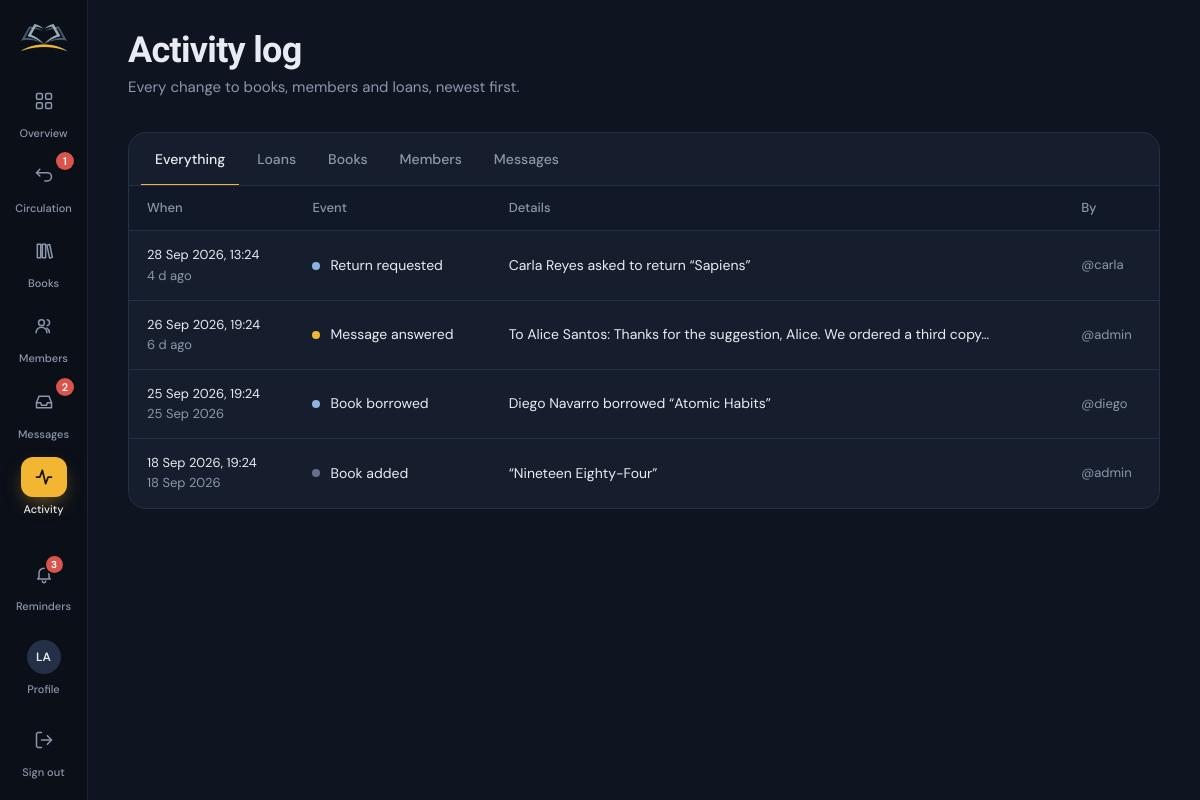
The app's page /admin/activity.php (signed in) with its own data.
### tables this page shows
CREATE TABLE users (
  id            INT UNSIGNED AUTO_INCREMENT PRIMARY KEY,
  name          VARCHAR(120) NOT NULL,
  username      VARCHAR(60)  NOT NULL UNIQUE,
  email         VARCHAR(160) NULL,
  phone         VARCHAR(40)  NULL,
  password_hash VARCHAR(255) NOT NULL,
  role          ENUM('admin','member') NOT NULL DEFAULT 'member',
  is_active     TINYINT(1)   NOT NULL DEFAULT 1,
  last_login_at DATETIME     NULL,
  created_at    DATETIME     NOT NULL DEFAULT CURRENT_TIMESTAMP,
  INDEX idx_users_role (role)
);

CREATE TABLE activity_log (
  id         INT UNSIGNED AUTO_INCREMENT PRIMARY KEY,
  user_id    INT UNSIGNED NULL,
  actor      VARCHAR(60)  NOT NULL,
  action     VARCHAR(60)  NOT NULL,
  details    VARCHAR(255) NULL,
  created_at DATETIME NOT NULL DEFAULT CURRENT_TIMESTAMP,
  INDEX idx_activity_created (created_at)
);

### includes/db.php (called while the page is built, shortened)
<?php
function db(): PDO
{
    static $pdo = null;
    if ($pdo) return $pdo;
    $c = config('db');
    try {
        if ($c['driver'] === 'sqlite') {
            $pdo = new PDO('sqlite:' . $c['sqlite_path']);
            $pdo->exec('PRAGMA foreign_keys = ON');
        } else {
            $dsn = sprintf('mysql:host=%s;port=%d;dbname=%s;charset=utf8mb4', $c['host'], $c['port'], $c['name']);
            $pdo = new PDO($dsn, $c['user'], $c['pass']);
            $pdo->exec("SET time_zone = '" . date('P') . "'");
        }
    } catch (PDOException $e) {
        http_response_code(500);
        $hint = config('debug')
            ? htmlspecialchars($e->getMessage())
            : 'Please try again later.';
        exit('<!doctype html><meta charset="utf-8"><title>Database unavailable</title>'
            . '<body style="margin:0;background:#0E1420;color:#E8ECF2;font-family:system-ui,sans-serif">'
            . '<div style="max-width:560px;margin:15vh auto;padding:0 24px;line-height:1.55">'
            . '<h1 style="font-weight:600">Can\'t reach the database</h1>'
            . '<p>BookTrack could not connect to MySQL. Make sure MySQL is running in XAMPP, then open '
            . '<a style="color:#F5C55A" href="' . htmlspecialchars(url('setup.php')) . '">setup.php</a> to create the database '
            . '(or import <code>database/booktrack.sql</code> in phpMyAdmin).</p>'
            . '<pre style="white-space:pre-wrap;background:#161E2D;border:1px solid #243047;padding:12px;border-radius:10px;color:#B4BDCC">' . $hint . '</pre></div></body>');
    }
    $pdo->setAttribute(PDO::ATTR_ERRMODE, PDO::ERRMODE_EXCEPTION);
    $pdo->setAttribute(PDO::ATTR_DEFAULT_FETCH_MODE, PDO::FETCH_ASSOC);
    $pdo->setAttribute(PDO::ATTR_EMULATE_PREPARES, false);
    return $pdo;
}
function q(string $sql, array $params = []): PDOStatement
{
    $stmt = db()->prepare($sql);
    $stmt->execute($params);
    return $stmt;
}
function q_all(string $sql, array $params = []): array
{
    return q($sql, $params)->fetchAll();
}
function q_one(string $sql, array $params = []): ?array
{
    $row = q($sql, $params)->fetch();
    return $row === false ? null : $row;
}
function q_val(string $sql, array $params = [])
{
    $v = q($sql, $params)->fetchColumn();
    return $v === false ? null : $v;
}

### includes/auth.php (called while the page is built, shortened)
<?php
function current_user(bool $refresh = false): ?array
{
    static $cache = [];
    $id = $_SESSION['user_id'] ?? null;
    if ($refresh || !array_key_exists($id, $cache)) {
        $cache[$id] = q_one('SELECT id, name, username, email, phone, role, is_active, created_at FROM users WHERE id = ?', [$id]);
    }
    $user = $cache[$id];
    return $user;
}
function home_for(array $user): string
{
    return $user['role'] === 'admin' ? 'admin/index.php' : 'discover.php';
}
function require_login(): array
{
    $user = current_user();
    return $user;
}
function require_role(string $role): array
{
    $user = require_login();
    return $user;
}

### includes/chat.php (called while the page is built, shortened)
<?php
function chat_ensure_schema(): void
{
    static $done = false;
    if ($done) return;
    $done = true;
    try {
        db()->query('SELECT 1 FROM chat_messages LIMIT 1');
        return;
    } catch (PDOException $e) {
    }
}
function chat_unread_conversations(): int
{
    chat_ensure_schema();
    return (int)q_val("SELECT COUNT(DISTINCT member_id) FROM chat_messages WHERE sender = 'member' AND read_at IS NULL");
}

### includes/bootstrap.php (called while the page is built, shortened)
<?php
function config(string $key, $default = null)
{
    $value = $GLOBALS['__config'];
    foreach (explode('.', $key) as $part) {
        $value = $value[$part];
    }
    return $value;
}
require_once __DIR__ . '/db.php';
require_once __DIR__ . '/helpers.php';
require_once __DIR__ . '/auth.php';
require_once __DIR__ . '/library.php';
require_once __DIR__ . '/chat.php';

### includes/library.php (called while the page is built, shortened)
<?php
function reminders_for(array $user): array
{
    $items = [];
    if ($user['role'] === 'admin') {
        $requests = q_all("SELECT l.id, b.title, u.name FROM loans l JOIN books b ON b.id = l.book_id JOIN users u ON u.id = l.user_id
                           WHERE l.status = 'return_requested' ORDER BY l.id DESC LIMIT 5");
        foreach ($requests as $r) {
            $items[] = ['tone' => 'info', 'icon' => 'swap', 'title' => 'Ready to check in',
                'text' => $r['name'] . ' is returning “' . $r['title'] . '”', 'url' => url('admin/loans.php', ['tab' => 'requests'])];
        }
        $overdue = (int)q_val("SELECT COUNT(*) FROM loans WHERE status = 'borrowed' AND due_at < ?", [today()]);
        if ($overdue) $items[] = ['tone' => 'late', 'icon' => 'clock', 'title' => plural($overdue, 'overdue book'),
            'text' => 'Follow up with the members who have them', 'url' => url('admin/loans.php', ['tab' => 'overdue'])];
        $waiting = chat_unread_conversations();
        if ($waiting) $items[] = ['tone' => 'info', 'icon' => 'message', 'title' => plural($waiting, 'member') . ' waiting for a reply',
            'text' => 'Open the inbox to answer', 'url' => url('admin/messages.php')];
        return $items;
    }
    return $items;
}

### admin/activity.php (the view, shortened to what this page needs)
<?php
require __DIR__ . '/../includes/bootstrap.php';
$user = require_role('admin');
$groups = ['' => 'Everything', 'loan' => 'Loans', 'book' => 'Books', 'member' => 'Members', 'message' => 'Messages'];
$group = array_key_exists(input('type'), $groups) ? input('type') : '';
$where = $group !== '' ? 'WHERE action LIKE ?' : '';
$params = $group !== '' ? [$group . '.%'] : [];
$p = paginate((int)q_val("SELECT COUNT(*) FROM activity_log $where", $params), 25);
$rows = q_all("SELECT * FROM activity_log $where ORDER BY created_at DESC, id DESC LIMIT {$p['per']} OFFSET {$p['offset']}", $params);
$active = 'activity';
require __DIR__ . '/../includes/partials/header.php';
?>
<header class="page-head">
  <div class="page-head__title">
    <h1>Activity log</h1>
    <p>Every change to books, members and loans, newest first.</p>
  </div>
</header>
<section class="card card--flush">
  <nav class="tabs" style="padding:0 12px" aria-label="Activity filters">
    <?php foreach ($groups as $k => $label): ?>
      <a href="<?= e(url('admin/activity.php', array_filter(['type' => $k]))) ?>" <?= $group === $k ? 'aria-current="page"' : '' ?>><?= e($label) ?></a>
    <?php endforeach; ?>
  </nav>
  <?php if ($rows): ?>
  <div class="table-wrap">
    <table class="table table--stack">
      <thead><tr><th>When</th><th>Event</th><th>Details</th><th>By</th></tr></thead>
      <tbody>
      <?php foreach ($rows as $r): ?>
        <tr>
          <td class="nowrap small"><?= e(fmt_date($r['created_at'], 'j M Y, H:i')) ?><br><span class="muted"><?= e(time_ago($r['created_at'])) ?></span></td>
          <td class="nowrap"><span class="row" style="gap:10px"><span class="dot <?= activity_dot($r['action']) ?>" style="margin:0"></span><?= e(activity_label($r['action'])) ?></span></td>
          <td><?= e($r['details']) ?></td>
          <td class="small muted">@<?= e($r['actor']) ?></td>
        </tr>
      <?php endforeach; ?>
      </tbody>
    </table>
  </div>
  <?php else: ?>
    <div class="empty"><?= empty_art('activity') ?><h3>Nothing logged yet</h3></div>
  <?php endif; ?>
</section>
<?php require __DIR__ . '/../includes/partials/footer.php'; ?>

### includes/partials/header.php (shortened to what this page needs)
<?php
$user = current_user();
$active = $active ?? '';
$isAdmin = $user && $user['role'] === 'admin';
if ($user && !$isAdmin) {
    $navCounts = [
        'loans'    => active_loan_count((int)$user['id']),
        'messages' => unread_replies((int)$user['id']),
    ];
    $nav = [
        ['discover.php', 'discover', 'compass', 'Discover'],
        ['loans.php', 'loans', 'book', 'My loans', $navCounts['loans']],
        ['favorites.php', 'favorites', 'heart', 'Favorites'],
        ['messages.php', 'messages', 'message', 'Messages', $navCounts['messages']],
    ];
} elseif ($isAdmin) {
    $navCounts = [
        'returns'  => (int)q_val("SELECT COUNT(*) FROM loans WHERE status = 'return_requested'"),
        'messages' => chat_unread_conversations(),
    ];
    $nav = [
        ['admin/index.php', 'overview', 'grid', 'Overview'],
        ['admin/loans.php', 'loans', 'swap', 'Circulation', $navCounts['returns']],
        ['admin/books.php', 'books', 'books', 'Books'],
        ['admin/members.php', 'members', 'users', 'Members'],
        ['admin/messages.php', 'messages', 'inbox', 'Messages', $navCounts['messages']],
        ['admin/activity.php', 'activity', 'activity', 'Activity'],
    ];
}
$theme = ($_COOKIE['bt_theme'] ?? '') === 'light' ? 'light' : 'dark';
$reminders = $user ? reminders_for($user) : [];
?><!doctype html>
<html lang="en" data-theme="<?= $theme ?>">
<head>
  <link rel="stylesheet" href="<?= e(asset('css/app.css')) ?>">
</head>
<body class="<?= e($bodyClass ?? '') ?>"<?= $user ? ' data-search-api="' . e(url('api/search.php')) . '"' : '' ?>>
<?php if ($user):
    $home = url(home_for($user));
?>
<div class="app" id="app">
  <aside class="sidebar" id="sidebar" aria-label="Sidebar">
    <a class="brand" href="<?= e($home) ?>" aria-label="BookTrack home">
      <img src="<?= e(asset('img/logo.png')) ?>" alt="" width="46" height="27">
    </a>
    <nav class="nav" aria-label="Main">
      <?php foreach ($nav as $item): ?>
        <a href="<?= e(url($item[0])) ?>" <?= $active === $item[1] ? 'aria-current="page"' : '' ?>>
          <span class="nav__icon"><?= icon($item[2]) ?></span>
          <span class="nav__label"><?= e($item[3]) ?></span>
          <?php if (!empty($item[4])): ?><span class="count" aria-label="<?= (int)$item[4] ?> new"><?= (int)$item[4] ?></span><?php endif; ?>
        </a>
      <?php endforeach; ?>
    </nav>
    <div class="rail-user">
      <button class="rail-bell" type="button" popovertarget="reminders" aria-label="Reminders<?= $reminders ? ', ' . count($reminders) . ' new' : '' ?>">
        <span class="nav__icon"><?= icon('bell') ?><?php if ($reminders): ?><span class="count"><?= count($reminders) > 9 ? '9+' : count($reminders) ?></span><?php endif; ?></span>
        <span class="nav__label">Reminders</span>
      </button>
      <a class="rail-account" href="<?= e(url('profile.php')) ?>" <?= $active === 'profile' ? 'aria-current="page"' : '' ?> title="<?= e($user['name']) ?>">
        <span class="nav__icon"><span class="avatar"><?= e(initials($user['name'])) ?></span></span>
        <span class="nav__label">Profile</span>
      </a>
      <form method="post" action="<?= e(url('logout.php')) ?>">
        <button class="rail-signout" type="submit"><span class="nav__icon"><?= icon('logout') ?></span><span class="nav__label">Sign out</span></button>
      </form>
    </div>
  </aside>
  <div class="shell">
    <main class="main" id="main">
<?php endif; ?>

### includes/helpers.php (shortened to what this page needs)
<?php
function e($value): string
{
    return htmlspecialchars((string)($value ?? ''), ENT_QUOTES | ENT_SUBSTITUTE, 'UTF-8');
}
function base_url(): string
{
    static $base = null;
    if ($base !== null) return $base;
    $root   = str_replace('\\', '/', (string)realpath(APP_ROOT));
    $script = str_replace('\\', '/', (string)realpath($_SERVER['SCRIPT_FILENAME'] ?? ''));
    $rel    = ltrim(substr($script, strlen($root)), '/');
    $name   = $_SERVER['SCRIPT_NAME'] ?? '/';
    $base   = ($rel !== '' && str_ends_with($name, $rel)) ? substr($name, 0, -strlen($rel)) : '/';
    return $base ?: '/';
}
function url(string $path = '', array $query = []): string
{
    $u = base_url() . ltrim($path, '/');
    if ($query) $u .= '?' . http_build_query($query);
    return $u;
}
function asset(string $path): string
{
    $file = APP_ROOT . '/assets/' . $path;
    $v = is_file($file) ? filemtime($file) : 1;
    return url('assets/' . $path) . '?v=' . $v;
}
function input(string $key, $default = ''): string
{
    $v = $_POST[$key] ?? $_GET[$key] ?? $default;
    return is_string($v) ? trim($v) : (string)$default;
}
function input_int(string $key, int $default = 0): int
{
    $v = $_POST[$key] ?? $_GET[$key] ?? null;
    return is_numeric($v) ? (int)$v : $default;
}
function today(): string
{
    return date('Y-m-d');
}
function fmt_date(?string $date, string $format = 'j M Y'): string
{
    $ts = strtotime($date);
    return $ts ? date($format, $ts) : '—';
}
function time_ago(?string $datetime): string
{
    $diff = time() - strtotime($datetime);
    if ($diff < 604800) return floor($diff / 86400) . ' d ago';
    return fmt_date($datetime);
}
function initials(string $name): string
{
    $parts = preg_split('/\s+/', trim($name)) ?: [];
    $out = '';
    foreach (array_slice($parts, 0, 2) as $p) $out .= mb_strtoupper(mb_substr($p, 0, 1));
    return $out ?: '?';
}
function plural(int $n, string $word, ?string $pluralWord = null): string
{
    return $n . ' ' . ($n === 1 ? $word : ($pluralWord ?? $word . 's'));
}
function icon(string $name, string $class = 'icon'): string
{
    return '<svg class="' . e($class) . '" viewBox="0 0 24 24" aria-hidden="true">' . ($paths[$name] ?? '') . '</svg>';
}
function paginate(int $total, int $perPage = 12): array
{
    $pages = max(1, (int)ceil($total / $perPage));
    $page  = min($pages, max(1, input_int('page', 1)));
    return ['page' => $page, 'pages' => $pages, 'per' => $perPage, 'offset' => ($page - 1) * $perPage, 'total' => $total];
}
function activity_label(string $action): string
{
    return [
        'loan.created' => 'Book borrowed',
        'loan.returned' => 'Book returned',
        'loan.return_requested' => 'Return requested',
        'loan.renewed' => 'Loan renewed',
        'loan.deleted' => 'Loan record deleted',
        'book.created' => 'Book added',
        'book.updated' => 'Book updated',
        'book.deleted' => 'Book deleted',
        'book.covers' => 'Covers added',
        'loan.return_cancelled' => 'Return cancelled',
        'member.created' => 'Member added',
        'member.updated' => 'Member updated',
        'member.deleted' => 'Member deleted',
        'member.registered' => 'Member signed up',
        'message.sent' => 'New message',
        'message.replied' => 'Message answered',
        'message.deleted' => 'Message deleted',
        'user.password_changed' => 'Password changed',
    ][$action] ?? ucfirst(str_replace(['.', '_'], ' ', $action));
}
function activity_dot(string $action): string
{
    if (str_starts_with($action, 'loan')) return 'dot--blue';
    if (str_starts_with($action, 'message')) return '';
    return 'dot--muted';
}

### includes/partials/footer.php (shortened to what this page needs)
<?php if (current_user()): ?>
    </main>
  </div>
</div>
<?php endif; ?>
</body>
</html>

### records on screen
users: name "LA"
activity_log: created_at "28 Sep 2026, 13:24", created_at "4 d ago", action "Return requested", details "Carla Reyes asked to return “Sapiens”", actor "carla"
activity_log: created_at "26 Sep 2026, 19:24", created_at "6 d ago", action "Message answered", details "To Alice Santos: Thanks for the suggestion, Alice. We ordered a third copy…", actor "admin"
activity_log: created_at "25 Sep 2026, 19:24", created_at "25 Sep 2026", action "Book borrowed", details "Diego Navarro borrowed “Atomic Habits”", actor "diego"
activity_log: created_at "18 Sep 2026, 19:24", created_at "18 Sep 2026", action "Book added", details "“Nineteen Eighty-Four”", actor "admin"

### other values on screen
$item[3] "Overview"
$item[3] "Circulation"
$item[4] "1"
$item[3] "Books"
$item[3] "Members"
$item[3] "Messages"
$item[4] "2"
$item[3] "Activity"
count($reminders) "3"
$label "Everything"
$label "Loans"
$label "Books"
$label "Members"
$label "Messages"
